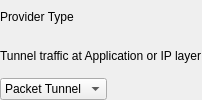
    <widget class="QWidget" name="providerType" native="true">
     <layout class="QVBoxLayout" name="verticalLayout_44" stretch="0,0,0">
      <property name="leftMargin">
       <number>0</number>
      </property>
      <property name="topMargin">
       <number>0</number>
      </property>
      <property name="rightMargin">
       <number>0</number>
      </property>
      <property name="bottomMargin">
       <number>0</number>
      </property>
      <item>
       <widget class="QLabel" name="labelProviderType">
        <property name="text">
         <string>Provider Type</string>
        </property>
       </widget>
      </item>
      <item>
       <widget class="QLabel" name="lTipProviderType">
        <property name="text">
         <string>Tunnel traffic at Application or IP layer</string>
        </property>
       </widget>
      </item>
      <item>
       <layout class="QHBoxLayout" name="horizontalLayout_21" stretch="0,0">
        <item>
         <widget class="QComboBox" name="providerTypeCombo">
          <item>
           <property name="text">
            <string>Packet Tunnel</string>
           </property>
          </item>
          <item>
           <property name="text">
            <string>App Proxy</string>
           </property>
          </item>
         </widget>
        </item>
        <item>
         <spacer name="horizontalSpacer_23">
          <property name="orientation">
           <enum>Qt::Horizontal</enum>
          </property>
          <property name="sizeHint" stdset="0">
           <size>
            <width>40</width>
            <height>20</height>
           </size>
          </property>
         </spacer>
        </item>
       </layout>
      </item>
     </layout>
    </widget>
